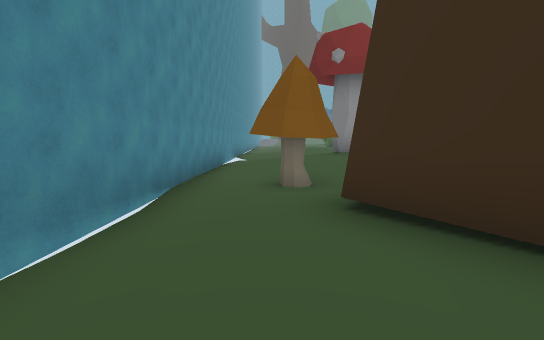
[1] (above)

21 first-person views from a walk through a scene from a Unity 3-D project. The camera is 1.4 m above the floor, tilts 6° down and sees 85° across. The floor is counted in squares, 2 m on a side. Each view is taken from the middle of a square. On the plan, view 1 faces up. The plan holds only what a view shows up to about 10 squares ahead; the rest is blank. The place goes on beyond the plan. Some animated figures are not drawn.

[2]
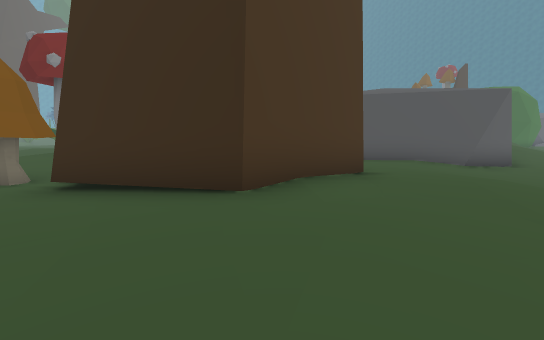

[3]
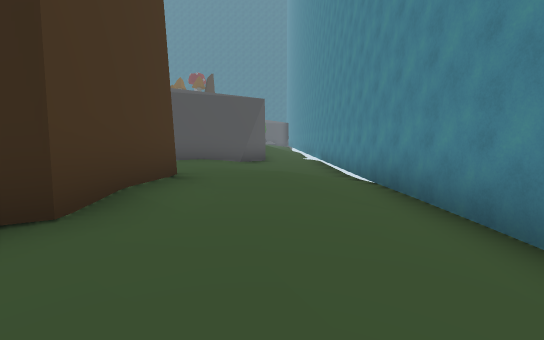

[4]
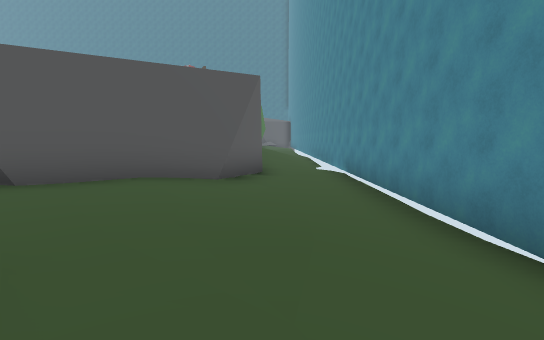

[5]
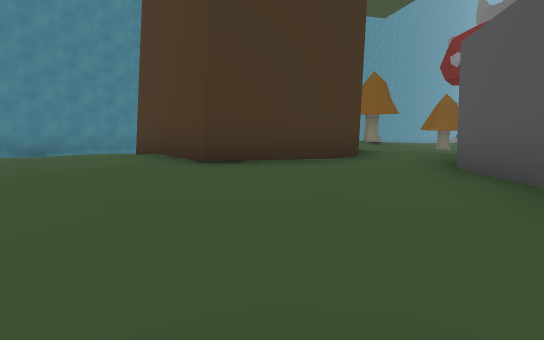

[6]
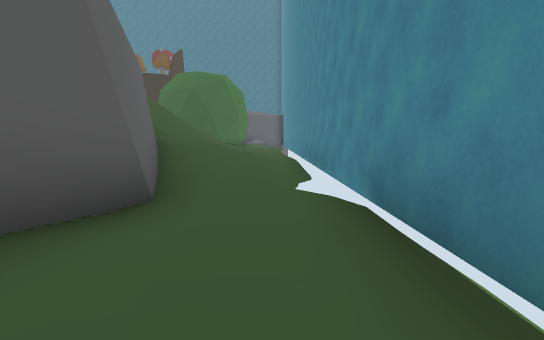

[7]
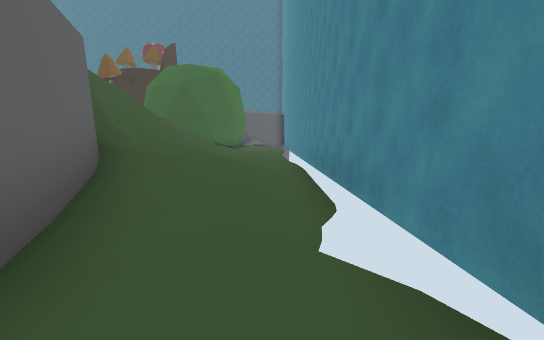

[8]
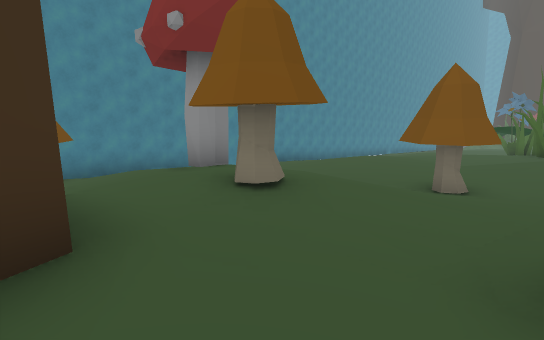

[9]
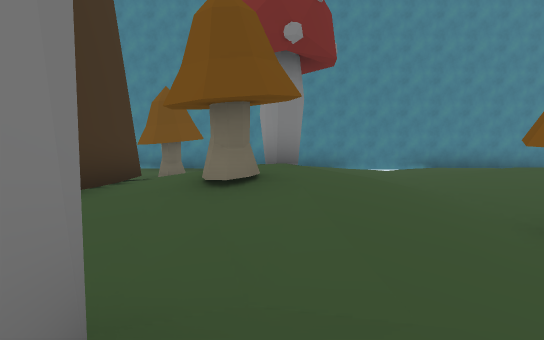

[10]
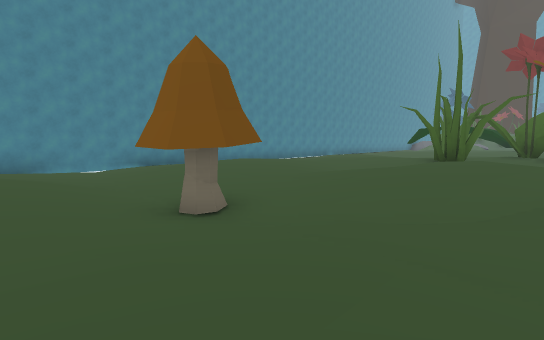

[11]
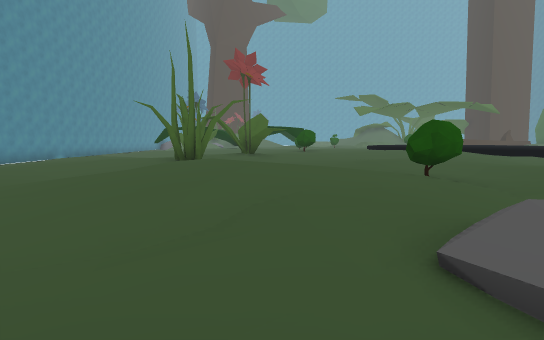

[12]
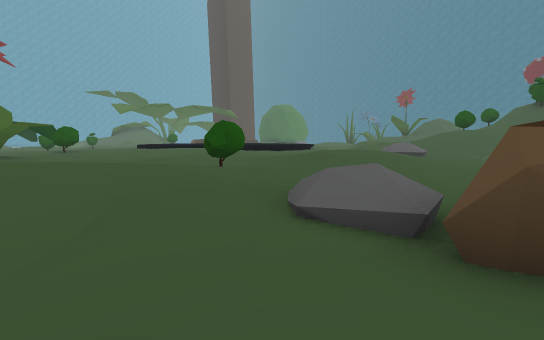

[13]
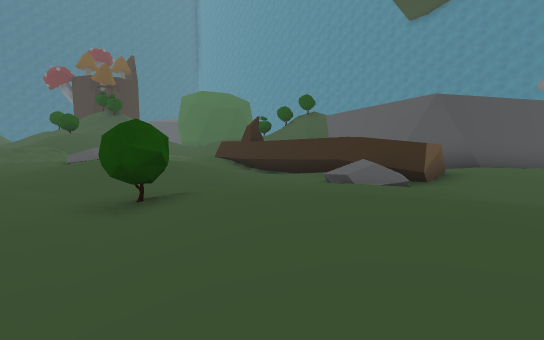

[14]
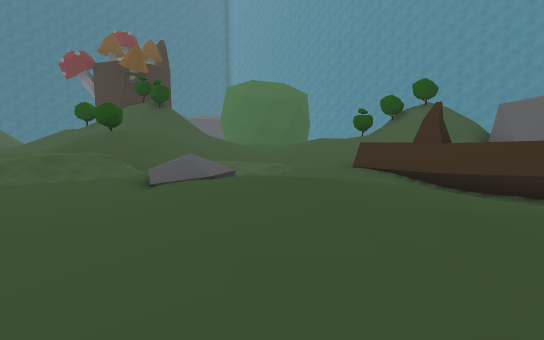

[15]
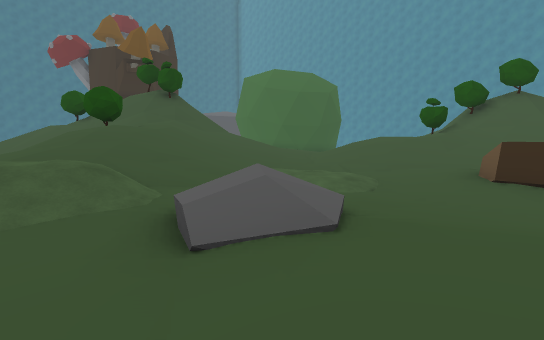

[16]
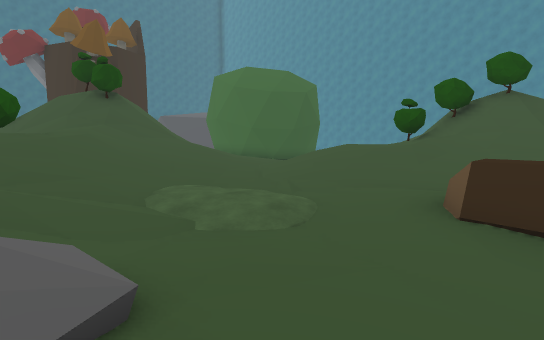

[17]
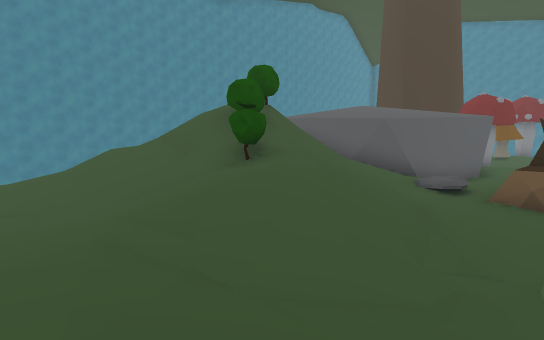

[18]
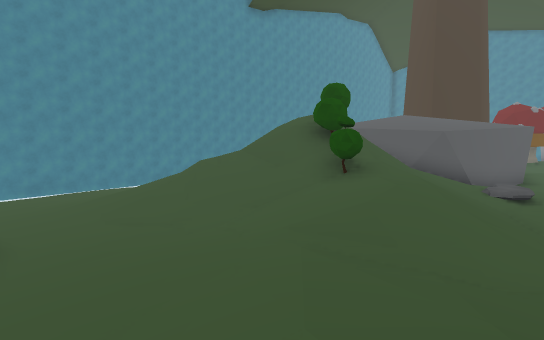

[19]
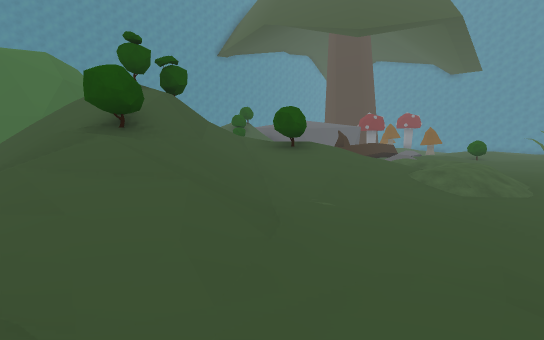

[20]
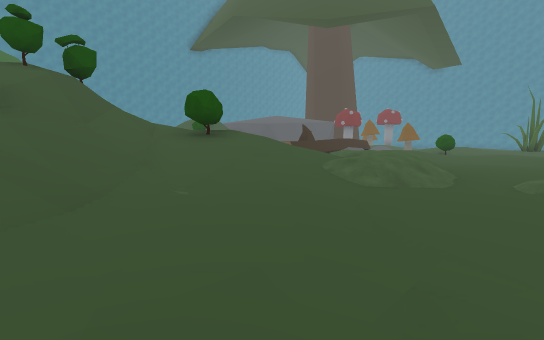

[21]
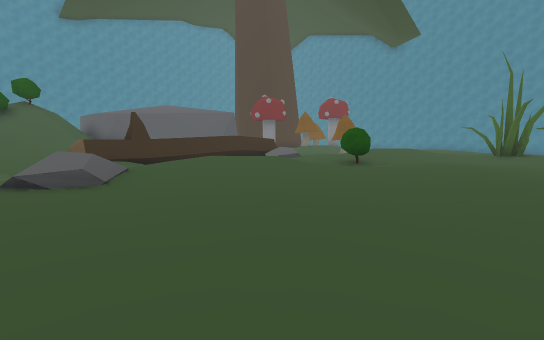

### Floor plan
Key: @ floor where view 1 was taken; # wall or solid block; . main floor; : floor 0.25 m higher than the main floor; - floor 0.25 m lower than the main floor; + floor 0.5 m higher than the main floor; _ floor 0.5 m lower than the main floor; * floor 0.75 m higher than the main floor; < floor 0.75 m lower than the main floor; ( floor 1 m lower than the main floor; % floor 1.5 m higher than the main floor; & floor 1.75 m higher than the main floor; $ floor 2 m higher than the main floor; / step, stairs or slope; = window, fence, low wall or low ledge; ^ raised ledge; M mushroom; O other object.
Columns run from 2 left of view 1 to 31 right of it. Each row starts with its distance up from view 1.
 20     --  O..O.---...----../--___.
 19     -- ..O.---.....--....-.-_--.:/
 18     -....O---....-----..///--....
 17 #    -.-. ..-.....-----/**/.......
 16 #   ..-_  ::.-O-....--.//+++/.////
 15 #   ..-_ :+::.O-.+::././//////////
 14 #__ ..--..::..-..:+:/ -.//&O//////
 13 #__-..---....---....--_.///$///O//
 12 # __--_____-//___---___-//////////
 11 #<_____<M<__//__<<_--_-..////OO///
 10 #____--___--^=#####^^.--.:*///
  9 #_--....-_-.-   _////.///:*//
  8 #_-.#::.-_-.- __-.//.////:+/
  7 #__-..M-_# -#####./////%/::.
  6 #<<_-...-_ ##   ##////%///..-
  5 #<<M####-. #     ##///O//---_
  4 #<<<    ..        = O/////__<
  3 #<_##  ##-##         /////__<
  2 #___#  #-_-#       ////////_<
  1 #___####___##   ##///////:._<
  0 #_@_--_-__<_#####/://///  __<
 -1 #______-_<<(((<<_/.  /__ __<<
 -2   ______<(((((<<<<_<((<< <<<
 -3     #########################

Where each view was taken, in squares from view 1:
view 1: 0 up, 0 right, facing up
view 2: 2 down, 0 right, facing up-right
view 3: 1 down, 0 right, facing right
view 4: 1 down, 4 right, facing right
view 5: 2 down, 9 right, facing up-left
view 6: 2 down, 9 right, facing right
view 7: 2 down, 11 right, facing right
view 8: 5 up, 7 right, facing up-left
view 9: 8 up, 8 right, facing left
view 10: 9 up, 9 right, facing up-left
view 11: 10 up, 9 right, facing up
view 12: 10 up, 8 right, facing up-right
view 13: 17 up, 8 right, facing down-right
view 14: 17 up, 14 right, facing down-right
view 15: 16 up, 17 right, facing down-right
view 16: 14 up, 17 right, facing down-right
view 17: 10 up, 24 right, facing down-left
view 18: 9 up, 26 right, facing down-left
view 19: 19 up, 31 right, facing down-left
view 20: 20 up, 29 right, facing down-left
view 21: 20 up, 20 right, facing down-left
